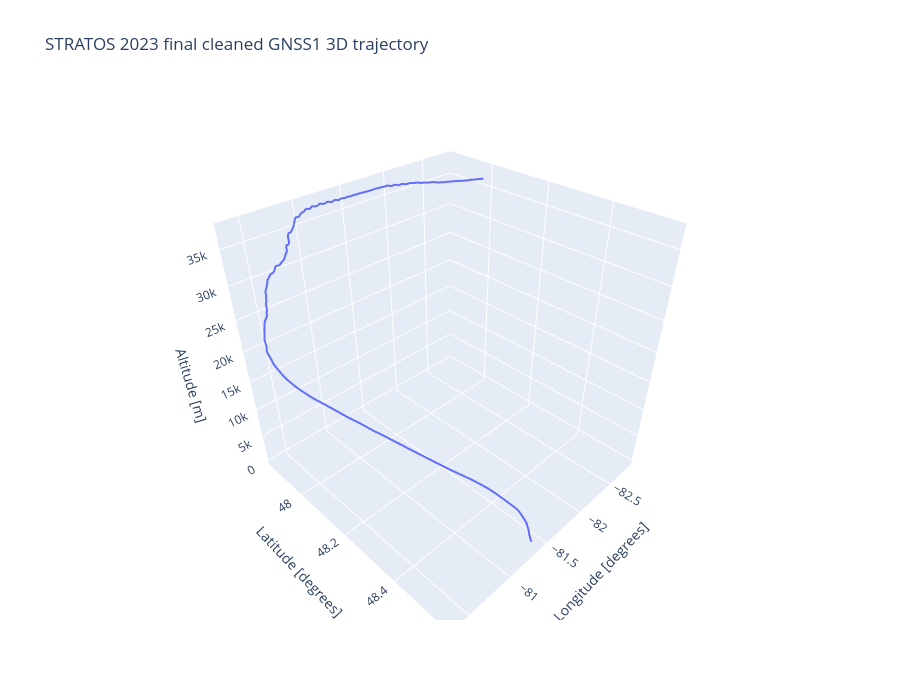

The notebook cell saved with this chart:
### Markdown cell above
## 12. Visualize the final cleaned GNSS1 trajectory

The same `final_trajectory_gnss1_2023` dataframe is used for both plots and
the final GNSS1 trajectory CSV export.

### Code cell
plot_2d_trajectory(
    final_trajectory_gnss1_2023,
    title="STRATOS 2023 final cleaned GNSS1 trajectory",
)

plot_3d_trajectory(
    final_trajectory_gnss1_2023,
    title="STRATOS 2023 final cleaned GNSS1 3D trajectory",
)

### Figure 1 — Plotly figure (JSON) as saved in the notebook; plotly's stock layout.template omitted (floating-point values rounded to 4 significant figures; data arrays with more than 128 entries replaced by an {"elided": "..."} marker saying what was removed)
{"data": [{"line": {"width": 4}, "mode": "lines", "name": "Flight path", "type": "scatter3d", "x": {"elided": "13542 float values"}, "y": {"elided": "13542 float values"}, "z": {"elided": "13542 float values"}}], "layout": {"height": 700, "scene": {"xaxis": {"title": {"text": "Longitude [degrees]"}}, "yaxis": {"title": {"text": "Latitude [degrees]"}}, "zaxis": {"title": {"text": "Altitude [m]"}}}, "title": {"text": "STRATOS 2023 final cleaned GNSS1 3D trajectory"}}}
